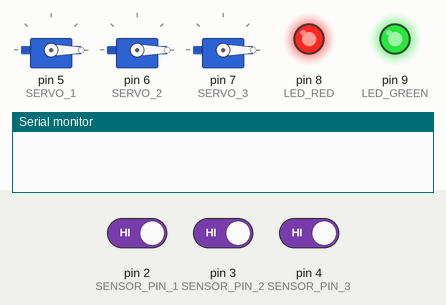
A sketch run on a simulated Arduino Uno, built with avr-gcc and run on an emulated ATmega328P. Parts: 3 × servo, output pins drawn as LEDs (lit = HIGH), the last lines printed to the serial monitor. Inputs (shaded band) come from the test bench; at power-on: pin 2 (SENSOR_PIN_1) HIGH, pin 3 (SENSOR_PIN_2) HIGH, pin 4 (SENSOR_PIN_3) HIGH.

Above: at 2.7 s.
2.8 s: pin 2 (SENSOR_PIN_1) driven LOW
At 5.5 s:
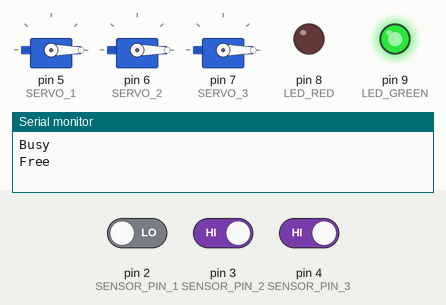
5.8 s: pin 3 (SENSOR_PIN_2) driven LOW
At 6.6 s:
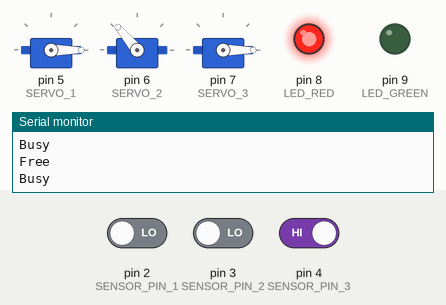
8.8 s: pin 4 (SENSOR_PIN_3) driven LOW
At 9.1 s:
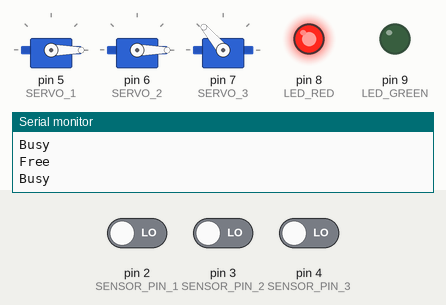
Timing chart, 0 to 12.2 s (numbered marks = the images above; inputs shaded):
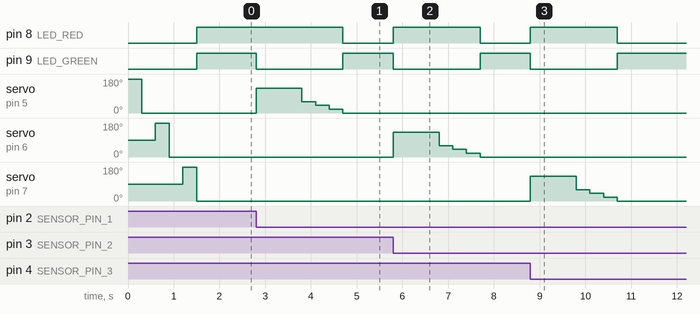

The sketch:

sketch_jan17a.ino
```cpp
#include <Servo.h>

// constants won't change. They're used here to set pin numbers:
const int SENSOR_PIN_1 = 2;  // the Arduino's input pin that connects to the sensor's SIGNAL pin
const int SENSOR_PIN_2 = 3;  // the Arduino's input pin that connects to the sensor's SIGNAL pin
const int SENSOR_PIN_3 = 4;  // the Arduino's input pin that connects to the sensor's SIGNAL pin

const int SERVO_1 = 5;
const int SERVO_2 = 6;
const int SERVO_3 = 7;

const int LED_RED = 8;
const int LED_GREEN = 9;

Servo servoOne;
Servo servoTwo;
Servo servoThree;

// Variables will change:
int lastState1 = LOW;  // the previous state from the input pin
int lastState2 = LOW;  // the previous state from the input pin
int lastState3 = LOW;  // the previous state from the input pin

int currentState1;  // the current reading from the input pin
int currentState2;  // the current reading from the input pin
int currentState3;  // the current reading from the input pin

bool butt_free = true;

void setup() {
  // initialize serial communication at 9600 bits per second:
  Serial.begin(9600);
  // initialize the Arduino's pin as aninput
  pinMode(SENSOR_PIN_1, INPUT);
  pinMode(SENSOR_PIN_2, INPUT);
  pinMode(SENSOR_PIN_3, INPUT);

  servoOne.attach(SERVO_1);
  servoTwo.attach(SERVO_2);
  servoThree.attach(SERVO_3);

  servoOne.write(180);
  delay(300);
  servoOne.write(0);

  delay(300);
  servoTwo.write(180);
  delay(300);
  servoTwo.write(0);

  delay(300);
  servoThree.write(180);
  delay(300);
  servoThree.write(0);

  pinMode(LED_RED, OUTPUT);
  pinMode(LED_GREEN, OUTPUT);

  digitalWrite(LED_RED, HIGH);
  digitalWrite(LED_GREEN, HIGH);
}

void loop() {
  // read the state of the the input pin:
  currentState1 = digitalRead(SENSOR_PIN_1);
  currentState2 = digitalRead(SENSOR_PIN_2);
  currentState3 = digitalRead(SENSOR_PIN_3);

  if (lastState1 == HIGH && currentState1 == LOW && butt_free) {
    servoRun(servoOne);
  }

  if (lastState2 == HIGH && currentState2 == LOW && butt_free) {
    servoRun(servoTwo);
  }

  if (lastState3 == HIGH && currentState3 == LOW && butt_free) {
    servoRun(servoThree);
  }

  // save the the last state
  lastState1 = currentState1;
  lastState2 = currentState2;
  lastState3 = currentState3;
}

void servoRun(Servo &servo) {
  Serial.println("Busy");
  // Green LED ON, Red LED OFF
  digitalWrite(LED_GREEN, LOW);
  digitalWrite(LED_RED, HIGH);

  butt_free = false;
  servo.write(130);
  delay(1000);
  servo.write(60);
  delay(300);
  servo.write(40);
  delay(300);
  servo.write(20);
  delay(300);
  servo.write(0);
  butt_free = true;
  Serial.println("Free");

  // Green LED ON, Red LED OFF
  digitalWrite(LED_GREEN, HIGH);
  digitalWrite(LED_RED, LOW);
}
```

Measured:
- after the input at 2.8 s, pin 8 (LED_RED): HIGH → LOW after 1.9 s; pin 9 (LED_GREEN): HIGH → LOW at once, → HIGH 1.9 s later; servo on pin 5 (SERVO_1): 0° → 130° at once, → 60° 1.0 s later, → 40° 0.30 s later, → 20° 0.30 s later, … (5 changes in this stretch)
- after the input at 5.8 s, pin 8 (LED_RED): LOW → HIGH at once, → LOW 1.9 s later; pin 9 (LED_GREEN): HIGH → LOW at once, → HIGH 1.9 s later; servo on pin 6 (SERVO_2): 0° → 130° at once, → 60° 1.0 s later, → 40° 0.30 s later, → 20° 0.30 s later, … (5 changes in this stretch)
- after the input at 8.8 s, pin 8 (LED_RED): LOW → HIGH at once, → LOW 1.9 s later; pin 9 (LED_GREEN): HIGH → LOW at once, → HIGH 1.9 s later; servo on pin 7 (SERVO_3): 0° → 130° at once, → 60° 1.0 s later, → 40° 0.30 s later, → 20° 0.30 s later, … (5 changes in this stretch)
